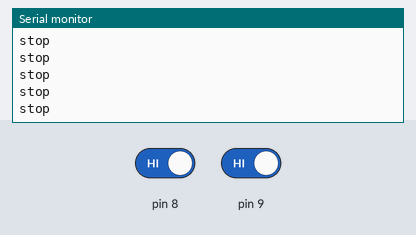
Recording of a sketch running on a simulated Arduino Uno, built with avr-gcc and run on an emulated ATmega328P. Parts: the last lines printed to the serial monitor. Inputs (shaded band) come from the test bench; at power-on: pin 8 HIGH, pin 9 HIGH.

Above: at 1.2 s.
1.3 s: pin 8 driven LOW
At 2.1 s:
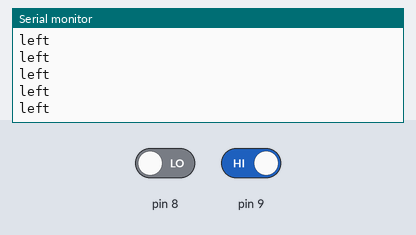
3.2 s: pin 9 driven LOW
At 4.1 s:
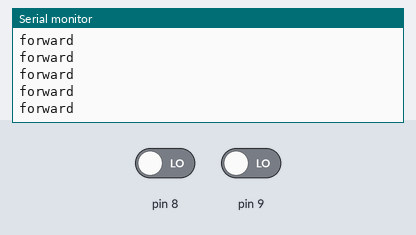
5.1 s: pin 8 driven HIGH
At 6.0 s:
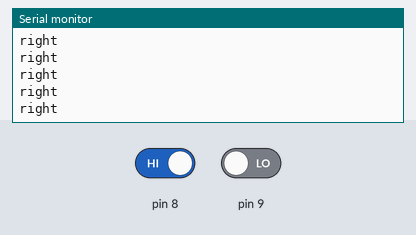
7.0 s: pin 8 driven LOW
At 8.0 s:
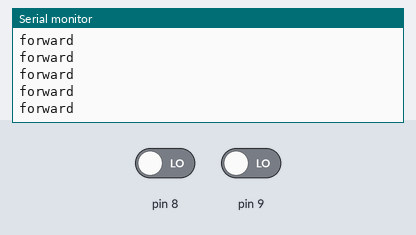
10.0 s: pin 8 driven HIGH and pin 9 driven HIGH
At 10.9 s:
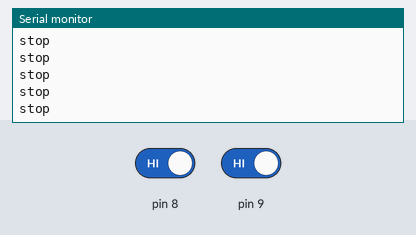
13.0 s: pin 9 driven LOW
At 13.7 s:
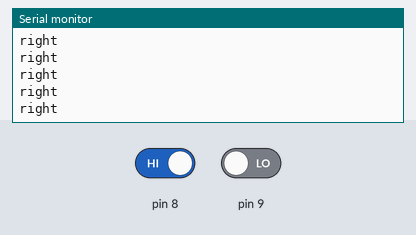

Measured:
- after the input at 1.3 s, the serial monitor: prints a new line after 0.07 s (image 1)
- after the input at 3.2 s, the serial monitor: prints a new line after 0.07 s (image 2)
- after the input at 5.1 s, the serial monitor: prints a new line after 0.07 s (image 3)
- after the input at 10.0 s, the serial monitor: prints a new line after 0.07 s (image 5)
- after the input at 13.0 s, the serial monitor: prints a new line after 0.07 s (image 6)

The sketch:

g1_ir_.ino
```cpp
#define rs 9;
#define ls 8;

void setup() {
pinMode(8,INPUT);
pinMode(9,INPUT);
//pinMode(4,INPUT);
Serial.begin(9600);
}


void loop() {
int i=digitalRead(8);
int j=digitalRead(9);


if((i==0)&&(j==0))
{Serial.println("forward");}
if(!(i==0)&&(j==0))
{Serial.println("right");}
if((i==0)&&!(j==0))
{Serial.println("left");}
if(!(i==0)&&!(j==0))
{Serial.println("stop");}
}
```
